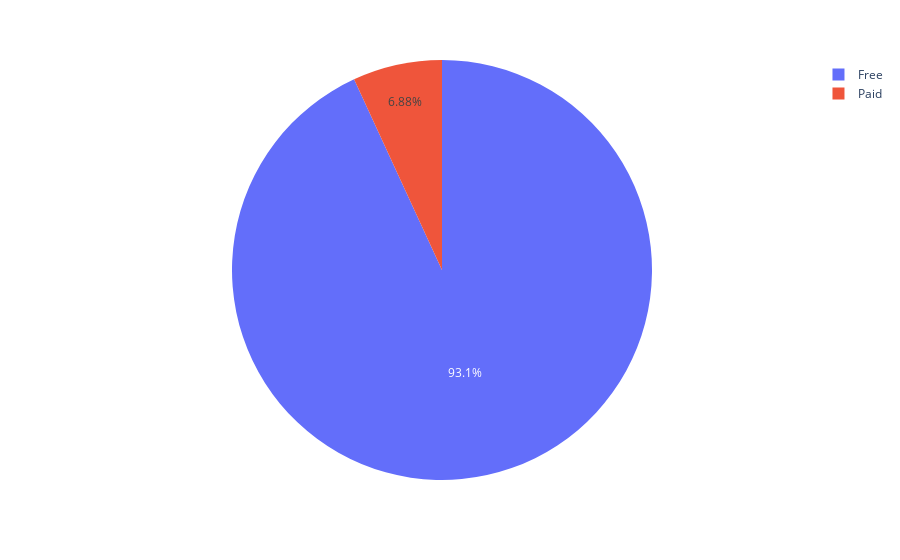

Notebook cell for this chart:
### Markdown cell above
### What is the percetnage of application types ?

### Code cell
px.pie(data_frame= df, names= 'Type')

### Figure 1 — Plotly figure (JSON) as saved in the notebook; plotly's stock layout.template omitted (floating-point values rounded to 4 significant figures; data arrays with more than 128 entries replaced by an {"elided": "..."} marker saying what was removed)
{"data": [{"domain": {"x": [0, 1], "y": [0, 1]}, "hovertemplate": "Type=%{label}<extra></extra>", "labels": {"elided": "8886 str values"}, "legendgroup": "", "name": "", "showlegend": true, "type": "pie"}], "layout": {"legend": {"tracegroupgap": 0}, "margin": {"t": 60}}}
